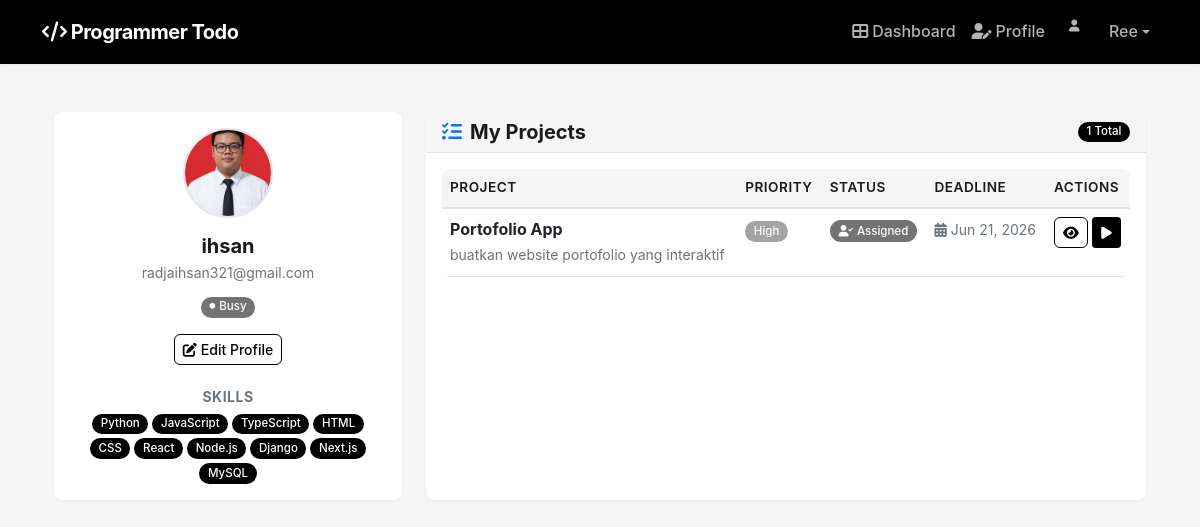
Screenshot of / (signed in) with the database file from the repository.
### main/models.py (models this page shows, shortened)
class ProgrammerProfile(models.Model):
    SKILL_CHOICES = [
        ('python', 'Python'), ('javascript', 'JavaScript'), ('php', 'PHP'),
        ('java', 'Java'), ('cpp', 'C++'), ('csharp', 'C#'), ('go', 'Go'),
        ('rust', 'Rust'), ('swift', 'Swift'), ('kotlin', 'Kotlin'),
        ('ruby', 'Ruby'), ('typescript', 'TypeScript'), ('dart', 'Dart'),
        ('html', 'HTML'), ('css', 'CSS'), ('react', 'React'), ('vue', 'Vue.js'),
        ('angular', 'Angular'), ('nodejs', 'Node.js'), ('laravel', 'Laravel'),
        ('django', 'Django'), ('flask', 'Flask'), ('nextjs', 'Next.js'),
        ('svelte', 'Svelte'),
        ('react_native', 'React Native'), ('flutter', 'Flutter'),
        ('mysql', 'MySQL'), ('postgresql', 'PostgreSQL'), ('mongodb', 'MongoDB'),
        ('redis', 'Redis'), ('firebase', 'Firebase'),
        ('docker', 'Docker'), ('kubernetes', 'Kubernetes'), ('aws', 'AWS'),
        ('git', 'Git'),
        ('machine_learning', 'Machine Learning'), ('data_science', 'Data Science'),
        ('rest_api', 'REST API'), ('graphql', 'GraphQL'),
    ]
    user = models.OneToOneField(User, on_delete=models.CASCADE)
    full_name = models.CharField(max_length=200)
    email = models.EmailField()
    phone = models.CharField(max_length=20, blank=True)
    skills = models.JSONField(default=list, help_text="Selected programming skills")
    is_available = models.BooleanField(default=True)
    profile_picture = models.ImageField(upload_to='profiles/', blank=True, null=True)
    created_at = models.DateTimeField(auto_now_add=True)
    updated_at = models.DateTimeField(auto_now=True)
    def get_skills_display(self):
        skill_dict = dict(self.SKILL_CHOICES)
        return [skill_dict.get(skill, skill) for skill in self.skills]

class Project(models.Model):
    STATUS_CHOICES = [
        ('pending', 'Pending'),
        ('assigned', 'Assigned'),
        ('in_progress', 'In Progress'),
        ('completed', 'Completed'),
        ('approved', 'Approved'),
    ]
    PRIORITY_CHOICES = [
        ('low', 'Low'),
        ('medium', 'Medium'),
        ('high', 'High'),
        ('urgent', 'Urgent'),
    ]
    title = models.CharField(max_length=200)
    description = models.TextField()
    requirements = models.TextField(blank=True)
    assigned_to = models.ForeignKey(ProgrammerProfile, on_delete=models.SET_NULL, null=True, blank=True)
    created_by = models.ForeignKey(User, on_delete=models.CASCADE, related_name='created_projects')
    status = models.CharField(max_length=20, choices=STATUS_CHOICES, default='pending')
    priority = models.CharField(max_length=10, choices=PRIORITY_CHOICES, default='medium')
    deadline = models.DateTimeField()
    created_at = models.DateTimeField(auto_now_add=True)
    updated_at = models.DateTimeField(auto_now=True)
    completed_at = models.DateTimeField(null=True, blank=True)
    approved_at = models.DateTimeField(null=True, blank=True)

### main/views.py (the view)
# urls.py: path('', views.dashboard, name='dashboard'),
@login_required
def dashboard(request):
    if request.user.is_staff:
        return redirect('admin_dashboard')
    profile = get_object_or_404(ProgrammerProfile, user=request.user)
    assigned_projects = Project.objects.filter(assigned_to=profile).order_by('-created_at')
    context = {
        'profile': profile,
        'assigned_projects': assigned_projects,
        'pending_projects': assigned_projects.filter(status='assigned'),
        'in_progress_projects': assigned_projects.filter(status='in_progress'),
        'completed_projects': assigned_projects.filter(status__in=['completed', 'approved']),
    }
    return render(request, 'dashboard.html', context)

### templates/dashboard.html (shortened to what this page needs)
{% extends 'base.html' %}
{% block content %}
<div class="container py-4 fade-in">
    <div class="row g-4">
        <div class="col-md-4">
            <div class="card border-0 h-100">
                <div class="card-body text-center">
                    <div class="position-relative d-inline-block mb-3">
                        {% if profile.profile_picture %}
                        <img src="{{ profile.profile_picture.url }}" alt="Profile" class="rounded-circle profile-pic" width="90" height="90">
                        {% else %}
                        <div class="rounded-circle d-flex align-items-center justify-content-center mx-auto" style="width: 90px; height: 90px; background: linear-gradient(135deg, var(--primary), var(--violet));">
                            <i class="fas fa-user fa-2x text-white"></i>
                        </div>
                        {% endif %}
                    </div>
                    <h5 class="mb-1 fw-bold">{{ profile.full_name }}</h5>
                    <p class="text-muted mb-2 small">{{ profile.email }}</p>
                    {% if profile.is_available %}
                    <span class="badge bg-success"><i class="fas fa-circle me-1" style="font-size:0.5em;vertical-align:middle;"></i>Available</span>
                    {% else %}
                    <span class="badge bg-secondary"><i class="fas fa-circle me-1" style="font-size:0.5em;vertical-align:middle;"></i>Busy</span>
                    {% endif %}
                    <div class="mt-3">
                        <a href="{% url 'profile_edit' %}" class="btn btn-outline-primary btn-sm">
                            <i class="fas fa-edit me-1"></i>Edit Profile
                        </a>
                    </div>
                    {% if profile.skills %}
                    <div class="mt-4">
                        <h6 class="text-muted mb-2 small text-uppercase fw-bold" style="letter-spacing:0.5px;">Skills</h6>
                        <div class="d-flex flex-wrap justify-content-center gap-1">
                            {% for skill in profile.get_skills_display %}
                            <span class="badge bg-primary">{{ skill }}</span>
                            {% endfor %}
                        </div>
                    </div>
                    {% endif %}
                </div>
            </div>
        </div>
        <div class="col-md-8">
            <div class="card border-0 h-100">
                <div class="card-header d-flex justify-content-between align-items-center">
                    <h5 class="mb-0 fw-bold"><i class="fas fa-tasks me-2 text-primary"></i>My Projects</h5>
                    <span class="badge bg-primary">{{ assigned_projects|length }} Total</span>
                </div>
                <div class="card-body">
                    {% if assigned_projects %}
                    <div class="table-responsive">
                        <table class="table table-hover">
                            <thead>
                                <tr>
                                    <th>Project</th>
                                    <th>Priority</th>
                                    <th>Status</th>
                                    <th>Deadline</th>
                                    <th>Actions</th>
                                </tr>
                            </thead>
                            <tbody>
                                {% for project in assigned_projects %}
                                <tr>
                                    <td>
                                        <strong>{{ project.title }}</strong><br>
                                        <small class="text-muted">{{ project.description|truncatewords:10 }}</small>
                                    </td>
                                    <td>
                                        {% if project.priority == 'urgent' %}
                                        <span class="badge bg-danger">{{ project.get_priority_display }}</span>
                                        {% elif project.priority == 'high' %}
                                        <span class="badge bg-warning">{{ project.get_priority_display }}</span>
                                        {% elif project.priority == 'medium' %}
                                        <span class="badge bg-info">{{ project.get_priority_display }}</span>
                                        {% else %}
                                        <span class="badge bg-secondary">{{ project.get_priority_display }}</span>
                                        {% endif %}
                                    </td>
                                    <td>
                                        {% if project.status == 'assigned' %}
                                        <span class="badge bg-info"><i class="fas fa-user-check me-1"></i>{{ project.get_status_display }}</span>
                                        {% elif project.status == 'in_progress' %}
                                        <span class="badge bg-primary"><i class="fas fa-spinner fa-spin me-1" style="font-size:0.8em;"></i>{{ project.get_status_display }}</span>
                                        {% elif project.status == 'completed' %}
                                        <span class="badge bg-warning"><i class="fas fa-clock me-1"></i>{{ project.get_status_display }}</span>
                                        {% elif project.status == 'approved' %}
                                        <span class="badge bg-success"><i class="fas fa-check-circle me-1"></i>{{ project.get_status_display }}</span>
                                        {% else %}
                                        <span class="badge bg-secondary">{{ project.get_status_display }}</span>
                                        {% endif %}
                                    </td>
                                    <td>
                                        <small class="text-muted">
                                            <i class="fas fa-calendar-alt me-1 text-violet"></i>{{ project.deadline|date:"M d, Y" }}
                                        </small>
                                    </td>
                                    <td>
                                        <a href="{% url 'project_detail' project.id %}" class="btn btn-sm btn-outline-primary" title="View">
                                            <i class="fas fa-eye"></i>
                                        </a>
                                        {% if project.status == 'assigned' %}
                                        <a href="{% url 'start_project' project.id %}" class="btn btn-sm btn-success" title="Start">
                                            <i class="fas fa-play"></i>
                                        </a>
                                        {% elif project.status == 'in_progress' %}
                                        <a href="{% url 'submit_project' project.id %}" class="btn btn-sm btn-warning" title="Submit">
                                            <i class="fas fa-upload"></i>
                                        </a>
                                        {% endif %}
                                    </td>
                                </tr>
                                {% endfor %}
                            </tbody>
                        </table>
                    </div>
                    {% else %}
                    <div class="empty-state">
                        <i class="fas fa-clipboard-list d-block mb-3"></i>
                        <h6 class="fw-bold">No Projects Yet</h6>
                        <p class="text-muted small mb-0">Projects will appear here when admin assigns them to you.</p>
                    </div>
                    {% endif %}
                </div>
            </div>
        </div>
    </div>
</div>
{% endblock %}

### templates/base.html (shortened to what this page needs)
<!DOCTYPE html>
<html lang="en">
<head>
    <link href="https://cdn.jsdelivr.net/npm/bootstrap@5.1.3/dist/css/bootstrap.min.css" rel="stylesheet">
    <link href="https://cdnjs.cloudflare.com/ajax/libs/font-awesome/6.0.0/css/all.min.css" rel="stylesheet">
    {% load static %}
    <link href="{% static 'css/style.css' %}?v=2" rel="stylesheet">
</head>
<body>
    <nav class="navbar navbar-expand-lg navbar-dark">
        <div class="container">
            <a class="navbar-brand" href="{% url 'dashboard' %}">
                <i class="fas fa-code"></i> Programmer Todo
            </a>
            {% if user.is_authenticated %}
            <div class="collapse navbar-collapse" id="navbarNav">
                <ul class="navbar-nav ms-auto align-items-center">
                    <li class="nav-item">
                        <a class="nav-link" href="{% url 'dashboard' %}">
                            <i class="fas fa-th-large me-1"></i>Dashboard
                        </a>
                    </li>
                    {% if user.is_staff %}
                    <li class="nav-item">
                        <a class="nav-link" href="{% url 'admin_dashboard' %}">
                            <i class="fas fa-shield-alt me-1"></i>Admin Panel
                        </a>
                    </li>
                    {% else %}
                    <li class="nav-item">
                        <a class="nav-link" href="{% url 'profile_edit' %}">
                            <i class="fas fa-user-edit me-1"></i>Profile
                        </a>
                    </li>
                    {% endif %}
                    <li class="nav-item dropdown ms-2">
                        <a class="nav-link dropdown-toggle d-flex align-items-center" href="#" role="button" data-bs-toggle="dropdown">
                            <span class="icon-circle primary me-2" style="width:32px;height:32px;font-size:0.75rem;">
                                <i class="fas fa-user"></i>
                            </span>
                            {{ user.username }}
                        </a>
                    </li>
                </ul>
            </div>
            {% endif %}
        </div>
    </nav>
    <main class="container mt-4 pb-5">
        {% block content %}
        {% endblock %}
    </main>
    {% load static %}
</body>
</html>

### static/css/style.css (style rules this page uses)
:root { --white: #FFFFFF; --bg: #F5F5F5; --card: #FFFFFF; --text: #1A1A1A; --text-secondary: #737373; --text-muted: #A3A3A3; --border: #E5E5E5; --active: #000000; --hover-bg: #EEEEEE; --shadow: rgba(0, 0, 0, 0.06); }
body { font-family: -apple-system, BlinkMacSystemFont, 'Segoe UI', Roboto, Oxygen, Ubuntu, sans-serif; background-color: var(--bg); color: var(--text); line-height: 1.6; }
.navbar { background: var(--active) !important; box-shadow: 0 1px 3px var(--shadow); }
.navbar-brand { font-weight: 700; color: var(--white) !important; letter-spacing: -0.5px; }
.nav-link { color: rgba(255,255,255,0.7) !important; font-weight: 500; transition: color 0.2s; }
.btn-outline-primary { color: var(--active); border-color: var(--active); border-radius: 6px; font-weight: 500; }
.btn-success { background: var(--active); border-color: var(--active); }
.card { border: 1px solid var(--border); border-radius: 8px; box-shadow: 0 1px 3px var(--shadow); transition: all 0.2s ease; background: var(--card); }
.card-header { background: var(--bg) !important; border-bottom: 1px solid var(--border); font-weight: 600; }
.badge { border-radius: 20px; font-size: 0.72em; padding: 0.4em 0.75em; font-weight: 500; }
.badge.bg-primary { background: var(--active) !important; }
.badge.bg-secondary { background: var(--text-secondary) !important; }
.badge.bg-info { background: var(--text-secondary) !important; color: var(--white) !important; }
.badge.bg-warning { background: var(--text-muted) !important; color: var(--white) !important; }
.table { border-radius: 8px; overflow: hidden; }
.table thead th { border-bottom: 2px solid var(--border); background: var(--bg); font-weight: 600; color: var(--text); font-size: 0.85rem; text-transform: uppercase; letter-spacing: 0.5px; }
.profile-pic { object-fit: cover; border: 2px solid var(--border); transition: all 0.2s ease; }
.fade-in { animation: fadeIn 0.4s ease-out; }

### rows the page displays
ProgrammerProfile: profile_picture (picture), full_name "ihsan", email "radjaihsan321@gmail.com"
Project: title "Portofolio App", description "buatkan website portofolio yang interaktif", priority "High", status "Assigned", deadline "Jun 21, 2026"

### other values shown
{{ user.username }} "Ree"
{{ skill }} "Python" "JavaScript" "TypeScript" "HTML" "CSS" "React" "Node.js" "Django" "Next.js" "MySQL"
{{ assigned_projects|length }} "1"
